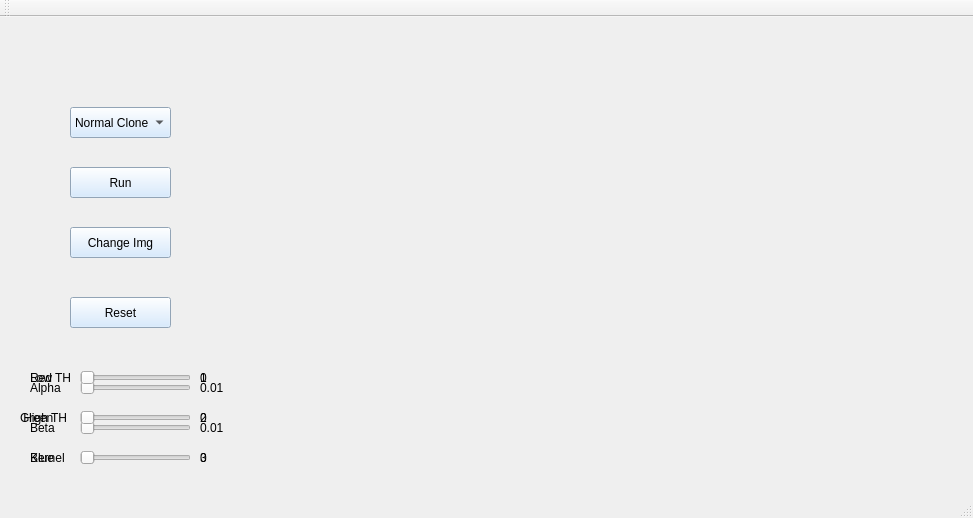
<?xml version="1.0" encoding="UTF-8"?>
<ui version="4.0">
 <class>poisson</class>
 <widget class="QMainWindow" name="poisson">
  <property name="geometry">
   <rect>
    <x>0</x>
    <y>0</y>
    <width>973</width>
    <height>518</height>
   </rect>
  </property>
  <property name="mouseTracking">
   <bool>true</bool>
  </property>
  <property name="windowTitle">
   <string>poisson</string>
  </property>
  <property name="styleSheet">
   <string notr="true"/>
  </property>
  <widget class="QWidget" name="centralWidget">
   <property name="mouseTracking">
    <bool>true</bool>
   </property>
   <widget class="QPushButton" name="Reset">
    <property name="geometry">
     <rect>
      <x>70</x>
      <y>280</y>
      <width>101</width>
      <height>31</height>
     </rect>
    </property>
    <property name="cursor">
     <cursorShape>PointingHandCursor</cursorShape>
    </property>
    <property name="styleSheet">
     <string notr="true">background-color: rgb(205, 230, 255);</string>
    </property>
    <property name="text">
     <string>Reset</string>
    </property>
   </widget>
   <widget class="QPushButton" name="Run">
    <property name="geometry">
     <rect>
      <x>70</x>
      <y>150</y>
      <width>101</width>
      <height>31</height>
     </rect>
    </property>
    <property name="styleSheet">
     <string notr="true">background-color: rgb(205, 230, 255);</string>
    </property>
    <property name="text">
     <string>Run</string>
    </property>
   </widget>
   <widget class="QPushButton" name="Change">
    <property name="geometry">
     <rect>
      <x>70</x>
      <y>210</y>
      <width>101</width>
      <height>31</height>
     </rect>
    </property>
    <property name="cursor">
     <cursorShape>PointingHandCursor</cursorShape>
    </property>
    <property name="styleSheet">
     <string notr="true">background-color: rgb(205, 230, 255);</string>
    </property>
    <property name="text">
     <string>Change Img</string>
    </property>
   </widget>
   <widget class="QComboBox" name="comboBox">
    <property name="geometry">
     <rect>
      <x>70</x>
      <y>90</y>
      <width>101</width>
      <height>31</height>
     </rect>
    </property>
    <property name="styleSheet">
     <string notr="true">background-color: rgb(205, 230, 255);</string>
    </property>
    <item>
     <property name="text">
      <string>Normal Clone</string>
     </property>
    </item>
    <item>
     <property name="text">
      <string>Mixed Clone</string>
     </property>
    </item>
    <item>
     <property name="text">
      <string>Feature Exc</string>
     </property>
    </item>
    <item>
     <property name="text">
      <string>Texture Flat</string>
     </property>
    </item>
    <item>
     <property name="text">
      <string>Illum Change</string>
     </property>
    </item>
    <item>
     <property name="text">
      <string>Color Change</string>
     </property>
    </item>
   </widget>
   <widget class="QSlider" name="Low">
    <property name="geometry">
     <rect>
      <x>80</x>
      <y>350</y>
      <width>111</width>
      <height>22</height>
     </rect>
    </property>
    <property name="cursor">
     <cursorShape>PointingHandCursor</cursorShape>
    </property>
    <property name="styleSheet">
     <string notr="true">color: rgb(205, 230, 255);</string>
    </property>
    <property name="minimum">
     <number>1</number>
    </property>
    <property name="maximum">
     <number>254</number>
    </property>
    <property name="orientation">
     <enum>Qt::Horizontal</enum>
    </property>
   </widget>
   <widget class="QLabel" name="Low_t">
    <property name="geometry">
     <rect>
      <x>30</x>
      <y>350</y>
      <width>41</width>
      <height>21</height>
     </rect>
    </property>
    <property name="styleSheet">
     <string notr="true"/>
    </property>
    <property name="text">
     <string>Low TH</string>
    </property>
   </widget>
   <widget class="QLabel" name="High_t">
    <property name="geometry">
     <rect>
      <x>20</x>
      <y>390</y>
      <width>61</width>
      <height>21</height>
     </rect>
    </property>
    <property name="minimumSize">
     <size>
      <width>61</width>
      <height>21</height>
     </size>
    </property>
    <property name="text">
     <string> High TH</string>
    </property>
   </widget>
   <widget class="QSlider" name="High">
    <property name="geometry">
     <rect>
      <x>80</x>
      <y>390</y>
      <width>111</width>
      <height>22</height>
     </rect>
    </property>
    <property name="cursor">
     <cursorShape>PointingHandCursor</cursorShape>
    </property>
    <property name="styleSheet">
     <string notr="true">color: rgb(205, 230, 255);</string>
    </property>
    <property name="minimum">
     <number>2</number>
    </property>
    <property name="maximum">
     <number>255</number>
    </property>
    <property name="orientation">
     <enum>Qt::Horizontal</enum>
    </property>
   </widget>
   <widget class="QSlider" name="Kernel">
    <property name="geometry">
     <rect>
      <x>80</x>
      <y>430</y>
      <width>111</width>
      <height>22</height>
     </rect>
    </property>
    <property name="cursor">
     <cursorShape>PointingHandCursor</cursorShape>
    </property>
    <property name="styleSheet">
     <string notr="true">color: rgb(205, 230, 255);</string>
    </property>
    <property name="minimum">
     <number>1</number>
    </property>
    <property name="maximum">
     <number>3</number>
    </property>
    <property name="singleStep">
     <number>1</number>
    </property>
    <property name="pageStep">
     <number>1</number>
    </property>
    <property name="value">
     <number>1</number>
    </property>
    <property name="orientation">
     <enum>Qt::Horizontal</enum>
    </property>
   </widget>
   <widget class="QLabel" name="Kernel_t">
    <property name="geometry">
     <rect>
      <x>30</x>
      <y>430</y>
      <width>41</width>
      <height>21</height>
     </rect>
    </property>
    <property name="text">
     <string>Kernel</string>
    </property>
   </widget>
   <widget class="QLabel" name="Low_v">
    <property name="geometry">
     <rect>
      <x>200</x>
      <y>350</y>
      <width>41</width>
      <height>21</height>
     </rect>
    </property>
    <property name="styleSheet">
     <string notr="true"/>
    </property>
    <property name="text">
     <string>1</string>
    </property>
   </widget>
   <widget class="QLabel" name="High_v">
    <property name="geometry">
     <rect>
      <x>200</x>
      <y>390</y>
      <width>41</width>
      <height>21</height>
     </rect>
    </property>
    <property name="text">
     <string>2</string>
    </property>
   </widget>
   <widget class="QLabel" name="Kernel_v">
    <property name="geometry">
     <rect>
      <x>200</x>
      <y>430</y>
      <width>41</width>
      <height>21</height>
     </rect>
    </property>
    <property name="text">
     <string>3</string>
    </property>
   </widget>
   <widget class="QSlider" name="Alpha">
    <property name="geometry">
     <rect>
      <x>80</x>
      <y>360</y>
      <width>111</width>
      <height>22</height>
     </rect>
    </property>
    <property name="cursor">
     <cursorShape>PointingHandCursor</cursorShape>
    </property>
    <property name="styleSheet">
     <string notr="true">color: rgb(205, 230, 255);</string>
    </property>
    <property name="minimum">
     <number>1</number>
    </property>
    <property name="maximum">
     <number>100</number>
    </property>
    <property name="orientation">
     <enum>Qt::Horizontal</enum>
    </property>
   </widget>
   <widget class="QLabel" name="Alpha_v">
    <property name="geometry">
     <rect>
      <x>200</x>
      <y>360</y>
      <width>41</width>
      <height>21</height>
     </rect>
    </property>
    <property name="styleSheet">
     <string notr="true"/>
    </property>
    <property name="text">
     <string>0.01</string>
    </property>
   </widget>
   <widget class="QLabel" name="Alpha_t">
    <property name="geometry">
     <rect>
      <x>30</x>
      <y>360</y>
      <width>41</width>
      <height>21</height>
     </rect>
    </property>
    <property name="styleSheet">
     <string notr="true"/>
    </property>
    <property name="text">
     <string>Alpha</string>
    </property>
   </widget>
   <widget class="QSlider" name="Beta">
    <property name="geometry">
     <rect>
      <x>80</x>
      <y>400</y>
      <width>111</width>
      <height>22</height>
     </rect>
    </property>
    <property name="cursor">
     <cursorShape>PointingHandCursor</cursorShape>
    </property>
    <property name="styleSheet">
     <string notr="true">color: rgb(205, 230, 255);</string>
    </property>
    <property name="minimum">
     <number>1</number>
    </property>
    <property name="maximum">
     <number>100</number>
    </property>
    <property name="orientation">
     <enum>Qt::Horizontal</enum>
    </property>
   </widget>
   <widget class="QLabel" name="Beta_t">
    <property name="geometry">
     <rect>
      <x>30</x>
      <y>400</y>
      <width>41</width>
      <height>21</height>
     </rect>
    </property>
    <property name="styleSheet">
     <string notr="true"/>
    </property>
    <property name="text">
     <string>Beta</string>
    </property>
   </widget>
   <widget class="QLabel" name="Beta_v">
    <property name="geometry">
     <rect>
      <x>200</x>
      <y>400</y>
      <width>41</width>
      <height>21</height>
     </rect>
    </property>
    <property name="styleSheet">
     <string notr="true"/>
    </property>
    <property name="text">
     <string>0.01</string>
    </property>
   </widget>
   <widget class="QSlider" name="Red">
    <property name="geometry">
     <rect>
      <x>80</x>
      <y>350</y>
      <width>111</width>
      <height>22</height>
     </rect>
    </property>
    <property name="cursor">
     <cursorShape>PointingHandCursor</cursorShape>
    </property>
    <property name="styleSheet">
     <string notr="true">color: rgb(205, 230, 255);</string>
    </property>
    <property name="minimum">
     <number>0</number>
    </property>
    <property name="maximum">
     <number>255</number>
    </property>
    <property name="value">
     <number>1</number>
    </property>
    <property name="orientation">
     <enum>Qt::Horizontal</enum>
    </property>
   </widget>
   <widget class="QLabel" name="Blue_t">
    <property name="geometry">
     <rect>
      <x>30</x>
      <y>430</y>
      <width>41</width>
      <height>21</height>
     </rect>
    </property>
    <property name="text">
     <string>Blue</string>
    </property>
   </widget>
   <widget class="QSlider" name="Blue">
    <property name="geometry">
     <rect>
      <x>80</x>
      <y>430</y>
      <width>111</width>
      <height>22</height>
     </rect>
    </property>
    <property name="cursor">
     <cursorShape>PointingHandCursor</cursorShape>
    </property>
    <property name="styleSheet">
     <string notr="true">color: rgb(205, 230, 255);</string>
    </property>
    <property name="minimum">
     <number>0</number>
    </property>
    <property name="maximum">
     <number>255</number>
    </property>
    <property name="singleStep">
     <number>1</number>
    </property>
    <property name="pageStep">
     <number>1</number>
    </property>
    <property name="value">
     <number>1</number>
    </property>
    <property name="orientation">
     <enum>Qt::Horizontal</enum>
    </property>
   </widget>
   <widget class="QLabel" name="Red_t">
    <property name="geometry">
     <rect>
      <x>30</x>
      <y>350</y>
      <width>41</width>
      <height>21</height>
     </rect>
    </property>
    <property name="styleSheet">
     <string notr="true"/>
    </property>
    <property name="text">
     <string>Red</string>
    </property>
   </widget>
   <widget class="QLabel" name="Green_t">
    <property name="geometry">
     <rect>
      <x>20</x>
      <y>390</y>
      <width>61</width>
      <height>21</height>
     </rect>
    </property>
    <property name="minimumSize">
     <size>
      <width>61</width>
      <height>21</height>
     </size>
    </property>
    <property name="text">
     <string>Green</string>
    </property>
   </widget>
   <widget class="QSlider" name="Green">
    <property name="geometry">
     <rect>
      <x>80</x>
      <y>390</y>
      <width>111</width>
      <height>22</height>
     </rect>
    </property>
    <property name="cursor">
     <cursorShape>PointingHandCursor</cursorShape>
    </property>
    <property name="styleSheet">
     <string notr="true">color: rgb(205, 230, 255);</string>
    </property>
    <property name="minimum">
     <number>0</number>
    </property>
    <property name="maximum">
     <number>255</number>
    </property>
    <property name="value">
     <number>1</number>
    </property>
    <property name="orientation">
     <enum>Qt::Horizontal</enum>
    </property>
   </widget>
   <widget class="QLabel" name="Blue_v">
    <property name="geometry">
     <rect>
      <x>200</x>
      <y>430</y>
      <width>41</width>
      <height>21</height>
     </rect>
    </property>
    <property name="text">
     <string>0</string>
    </property>
   </widget>
   <widget class="QLabel" name="Green_v">
    <property name="geometry">
     <rect>
      <x>200</x>
      <y>390</y>
      <width>41</width>
      <height>21</height>
     </rect>
    </property>
    <property name="text">
     <string>0</string>
    </property>
   </widget>
   <widget class="QLabel" name="Red_v">
    <property name="geometry">
     <rect>
      <x>200</x>
      <y>350</y>
      <width>41</width>
      <height>21</height>
     </rect>
    </property>
    <property name="styleSheet">
     <string notr="true"/>
    </property>
    <property name="text">
     <string>0</string>
    </property>
   </widget>
  </widget>
  <widget class="QMenuBar" name="menuBar">
   <property name="geometry">
    <rect>
     <x>0</x>
     <y>0</y>
     <width>973</width>
     <height>23</height>
    </rect>
   </property>
  </widget>
  <widget class="QToolBar" name="mainToolBar">
   <attribute name="toolBarArea">
    <enum>TopToolBarArea</enum>
   </attribute>
   <attribute name="toolBarBreak">
    <bool>false</bool>
   </attribute>
  </widget>
  <widget class="QStatusBar" name="statusBar"/>
 </widget>
 <layoutdefault spacing="6" margin="11"/>
 <resources/>
 <connections/>
</ui>
